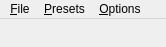
<?xml version="1.0" encoding="UTF-8"?>
<ui version="4.0">
 <class>MainWindow</class>
 <widget class="QMainWindow" name="MainWindow">
  <property name="geometry">
   <rect>
    <x>0</x>
    <y>0</y>
    <width>166</width>
    <height>47</height>
   </rect>
  </property>
  <property name="windowTitle">
   <string>MainWindow</string>
  </property>
  <widget class="QWidget" name="centralwidget">
   <layout class="QVBoxLayout" name="verticalLayout"/>
  </widget>
  <widget class="QMenuBar" name="menubar">
   <property name="geometry">
    <rect>
     <x>0</x>
     <y>0</y>
     <width>166</width>
     <height>20</height>
    </rect>
   </property>
   <widget class="QMenu" name="menu_File">
    <property name="title">
     <string>&amp;File</string>
    </property>
    <addaction name="act_file_load"/>
    <addaction name="act_file_save"/>
    <addaction name="act_file_save_as"/>
    <addaction name="separator"/>
    <addaction name="act_file_reset"/>
    <addaction name="separator"/>
    <addaction name="act_file_quit"/>
   </widget>
   <widget class="QMenu" name="menu_Presets">
    <property name="title">
     <string>&amp;Presets</string>
    </property>
   </widget>
   <widget class="QMenu" name="menu_Options">
    <property name="title">
     <string>&amp;Options</string>
    </property>
    <addaction name="act_options_midi"/>
   </widget>
   <addaction name="menu_File"/>
   <addaction name="menu_Presets"/>
   <addaction name="menu_Options"/>
  </widget>
  <action name="act_options_midi">
   <property name="text">
    <string>&amp;MIDI Settings...</string>
   </property>
  </action>
  <action name="act_file_load">
   <property name="text">
    <string>&amp;Load a saved state...</string>
   </property>
  </action>
  <action name="act_file_save">
   <property name="text">
    <string>&amp;Save current state</string>
   </property>
  </action>
  <action name="act_file_save_as">
   <property name="text">
    <string>Save current state &amp;as...</string>
   </property>
  </action>
  <action name="act_file_reset">
   <property name="text">
    <string>&amp;Reset to default state</string>
   </property>
  </action>
  <action name="act_file_quit">
   <property name="text">
    <string>Quit</string>
   </property>
  </action>
 </widget>
 <resources/>
 <connections>
  <connection>
   <sender>act_file_quit</sender>
   <signal>triggered()</signal>
   <receiver>MainWindow</receiver>
   <slot>close()</slot>
   <hints>
    <hint type="sourcelabel">
     <x>-1</x>
     <y>-1</y>
    </hint>
    <hint type="destinationlabel">
     <x>193</x>
     <y>152</y>
    </hint>
   </hints>
  </connection>
 </connections>
</ui>
